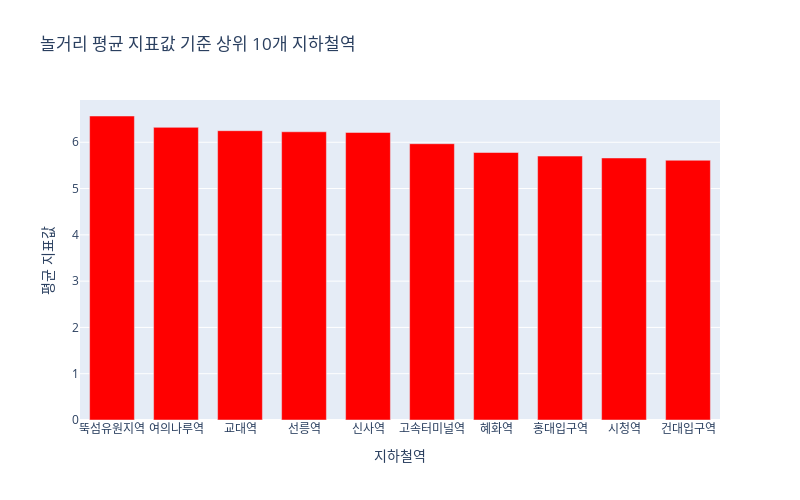

The cell this chart's notebook holds for it:
### Code cell
# 상위 10개만 추출
indicator_top10 = station_indicator_avg.head(10)

# 그래프 그리기
fig = px.bar(
    indicator_top10,
    x='station',
    y='indicator',
    title='평균 지표값 기준 상위 10개 지하철역',
    color_discrete_sequence=['red']

)
fig.update_layout(
    width=800,
    height=500,
    bargap=0.3,  # 바 간격 (막대 폭 줄이기 효과)
    title='놀거리 평균 지표값 기준 상위 10개 지하철역',
    xaxis_title='지하철역',
    yaxis_title='평균 지표값'
)
fig.show()

### Figure 1 — Plotly figure (JSON) as saved in the notebook; plotly's stock layout.template omitted (floating-point values rounded to 4 significant figures)
{"data": [{"hovertemplate": "station=%{x}<br>indicator=%{y}<extra></extra>", "legendgroup": "", "marker": {"color": "red", "pattern": {"shape": ""}}, "name": "", "orientation": "v", "showlegend": false, "textposition": "auto", "type": "bar", "x": ["뚝섬유원지역", "여의나루역", "교대역", "선릉역", "신사역", "고속터미널역", "혜화역", "홍대입구역", "시청역", "건대입구역"], "xaxis": "x", "y": [6.568, 6.322, 6.25, 6.227, 6.212, 5.969, 5.779, 5.702, 5.661, 5.612], "yaxis": "y"}], "layout": {"bargap": 0.3, "barmode": "relative", "height": 500, "legend": {"tracegroupgap": 0}, "title": {"text": "놀거리 평균 지표값 기준 상위 10개 지하철역"}, "width": 800, "xaxis": {"anchor": "y", "domain": [0, 1], "title": {"text": "지하철역"}}, "yaxis": {"anchor": "x", "domain": [0, 1], "title": {"text": "평균 지표값"}}}}
